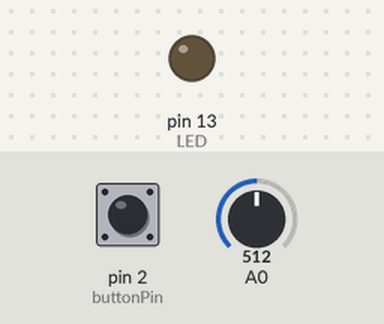
Bench run of a sketch on a simulated Arduino Uno, built with avr-gcc and run on an emulated ATmega328P. Parts: output pins drawn as LEDs (lit = HIGH). Dashed ring = blinking. The test bench sets the inputs (shaded band); at power-on: pin 2 (buttonPin) LOW, A0 = 512. What the sketch prints to the serial monitor is not drawn.

Above: at 1.2 s.
1.3 s: pin 2 (buttonPin) pulled HIGH for 0.15 s
At 2.6 s:
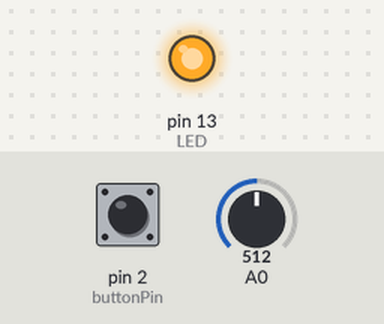
4.7 s: pin 2 (buttonPin) pulled HIGH for 1 s
At 6.5 s:
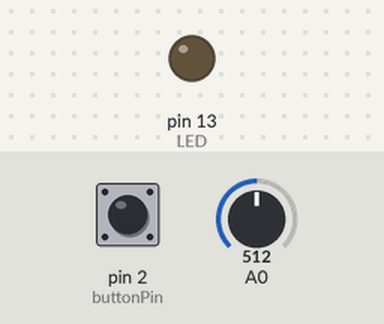
7.2 s: pin 2 (buttonPin) pulsed HIGH 5 times (0.12 s each, 0.3 s apart)
At 7.47 s:
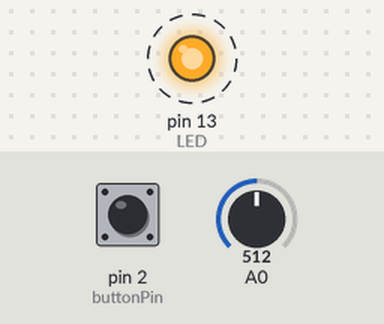
Timing chart, 0 to 10.2 s (numbered marks = the images above; inputs shaded):
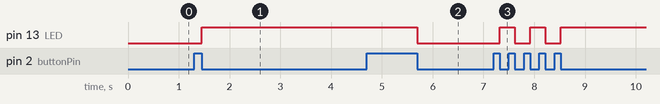

The sketch:

Arduino_Oscilloscope.ino
```cpp
/*
Name:       Oscilloscope.ino
Created:	27-Aug-18 3:54:01 PM
Author:     HPELITEBOOK\C. Reurslag

Description:	Can be used to monitor variables in real time using MATLAB. Max sampling frequency around 250Hz.
Need a button attached to pin D2(with 10K pulldown resistor)

*/


#include "Oscilloscope.h"
#define buttonPin 2

Oscilloscope oscilloscope(buttonPin);

void setup()
{
	oscilloscope.initializeSerial();

	//Create interrupt to handle button inputs
	pinMode(buttonPin, INPUT);
	attachInterrupt(digitalPinToInterrupt(buttonPin), buttonChanged, CHANGE);

	//Initialize timer1
	noInterrupts();           //Disable all interrupts
	TCCR1A = 0;
	TCCR1B = 0;
	TCNT1 = 0;

	OCR1A = 7999;            //Compare match register 16MHz/prescaler/frequency - 1 (must be <65536 for timer 1)
	TCCR1B |= (1 << WGM12);   //CTC mode
	TCCR1B |= (1 << CS11);    //prescaler of 8
	TIMSK1 |= (1 << OCIE1A);  //Enable timer compare interrupt
	interrupts();             //Enable all interrupts
}

void loop()
{
	if (oscilloscope.getTakeSample())
	{
		noInterrupts();
		oscilloscope.setSensorReading(0, analogRead(A0));
		oscilloscope.setTime();
		interrupts();
		oscilloscope.sendData();
	}
}


ISR(TIMER1_COMPA_vect)          //Timer compare interrupt service routine
{ //This function is called with a frequency of 2000 Hz
	oscilloscope.setTakeSample();
}

void buttonChanged()
{
	oscilloscope.checkButton();
}
```

Button.cpp
```cpp
//
//
//

#include "Button.h"

Button::Button(int pin)
	: pin(pin), prevState(false), timePressed(0)
{
	pinMode(pin, INPUT);
}

Button::buttonResult Button::input()
{
	state = (digitalRead(pin) == HIGH);
	if (state == prevState)
	{
		if (state) { return unchangedPressed; }
		else { return unchangedNotPressed; }
	}
	else
	{
		prevState = state;
		if (state) {
			timePressed = millis();
			return changedPressed;
		}
		else {
			unsigned long timeReleased = millis();
			if (timeReleased - timePressed > TIMELONGPRESS) //long press?
			{
				return longPressed;
			}
			else if (timeReleased - timePressed > TIMESHORTPRESS) //short press?
			{
				return shortPressed;
			}
			else
			{
				return debounce;
			}
		}
	}
}
```

Button.h
```cpp
// Button.h

#ifndef BUTTON_H
#define BUTTON_H
#include "Arduino.h"

#define TIMESHORTPRESS 5
#define TIMELONGPRESS 1000

class Button
{
private:
	int pin;
	bool state;
	bool prevState;
	unsigned long timePressed;
public:
	enum buttonResult { unchangedPressed, unchangedNotPressed, changedPressed, shortPressed, longPressed, debounce };
	Button(int pin);

	buttonResult input();
};

#endif
```

Oscilloscope.cpp
```cpp
//
//
//

#include "Oscilloscope.h"

Oscilloscope::Oscilloscope(int _buttonPin)
	: sampling_on(false), timeOffset_go(false), timeOffSet(0), button(_buttonPin)
{
	pinMode(LED, OUTPUT);
	digitalWrite(LED, sampling_on);
}

void Oscilloscope::initializeSerial()
{
	Serial.begin(BAUDRATE);
}

void Oscilloscope::checkButton()
{
	switch (button.input()) {
	case Button::longPressed:
	{//Stop Sampling and MATLAB script
		Serial.write(stop_message, 2);
		sampling_on = false;
		digitalWrite(LED, sampling_on);
	}
	break;
	case Button::shortPressed:
	{
		if (sampling_on)
		{ //Stop sampling
			Serial.write(pause_message, 2);
			sampling_on = false;
			digitalWrite(LED, sampling_on);
		}
		else
		{ //Start sampling
			timeOffset_go = true;
			Serial.write(start_message, 2);
			sampling_on = !sampling_on;
			digitalWrite(LED, sampling_on);
		}
	}
	break;
	}
}

void Oscilloscope::setTime()
{
	Time = millis(); //Time when sample was taken
	if (timeOffset_go) //First sample?
	{ //Yes, save time offset
		timeOffSet = Time;
		timeOffset_go = false;
	}
	Time = Time - timeOffSet; //Remove time offset
}

void Oscilloscope::setSensorReading(int channel, int value)
{
	SensorReading[channel] = value;
}

void Oscilloscope::sendData()
{
	for (int i = 0; i < NCHANNELS; i++)
	{
		byte SensorReading_byte[2] = { SensorReading[i], SensorReading[i] >> 8 };
		Serial.write(SensorReading_byte, 2); //Send sensor value to pc
	}
	byte Time_byte[4] = { Time, Time >> 8, Time >> 16, Time >> 24 };
	Serial.write(Time_byte, 4); //Send time to pc
}

bool Oscilloscope::getSampling_on()
{
	return sampling_on;
}

void Oscilloscope::setTakeSample()
{
	this->takeSample = sampling_on;
}

bool Oscilloscope::getTakeSample()
{
	if (takeSample)
	{
		takeSample = false;
		return true;
	}
	else
	{
		return false;

	}
}
```

Oscilloscope.h
```cpp
// Oscilloscope.h

#ifndef OSCILLOSCOPE_H
#define OSCILLOSCOPE_H
#include "Arduino.h"
#include "Button.h"

#define NCHANNELS 1
#define BAUDRATE 115200
#define LED 13

class Oscilloscope
{
private:
	bool sampling_on;  //True when sampling is on
	bool takeSample;
	bool timeOffset_go; //First timestamp is used to remove time offset
	unsigned long Time;
	unsigned long timeOffSet; //Time offset (Time = millis() - timeOffset)
	Button button;
	int SensorReading[NCHANNELS];
	const byte stop_message[2] = { 255, 253 };
	const byte pause_message[2] = { 255, 254 };
	const byte start_message[2] = { 255, 255 };
public:
	Oscilloscope(int buttonPin);

	void initializeSerial();

	void checkButton();

	void setTime();

	void setSensorReading(int channel, int value);

	void sendData();

	bool getSampling_on();

	void setTakeSample();

	bool getTakeSample();
};

#endif
```

Measured:
- after the input at 1.3 s, pin 13 (LED): LOW → HIGH after 0.15 s
- after the input at 4.7 s, pin 13 (LED): HIGH → LOW after 1.0 s
- after the input at 7.2 s, pin 13 (LED): alternates HIGH for 0.30 s and LOW for 0.30 s, 5 changes in all, then stays HIGH, starting after 0.12 s
